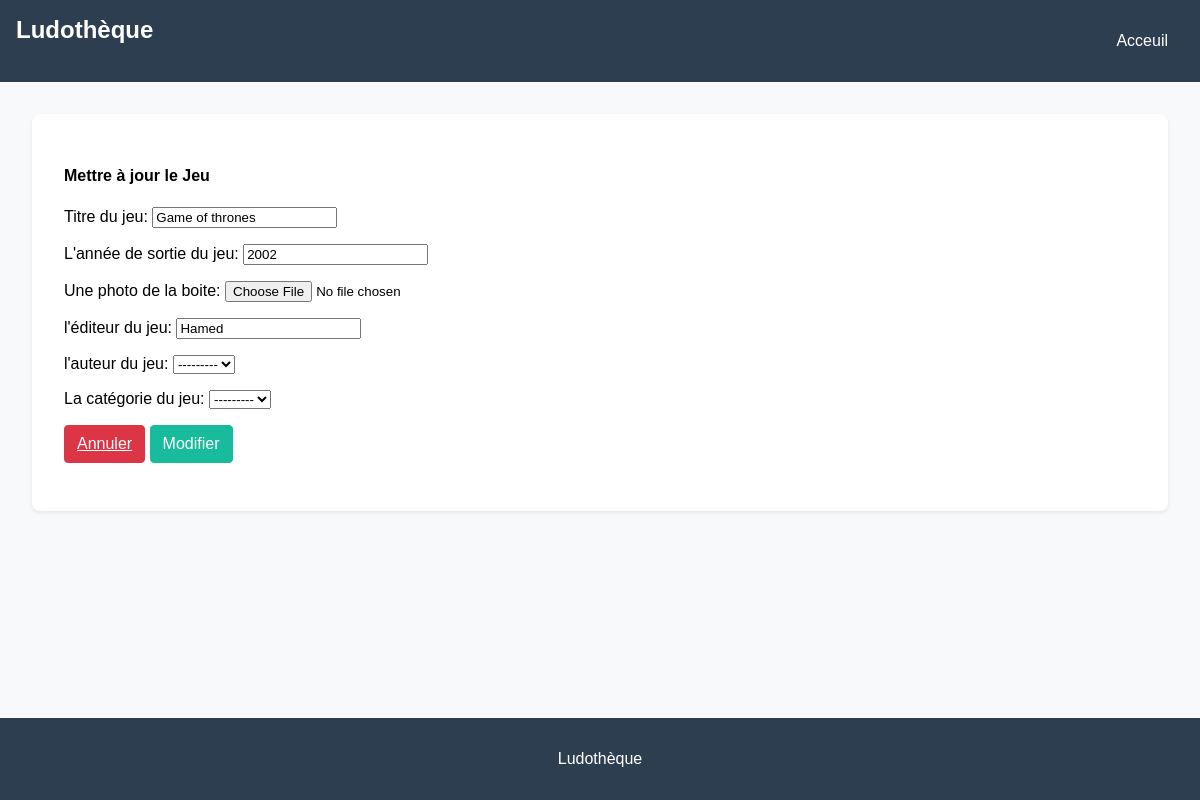
The page /jeux/update/1/ on the database as committed earlier.
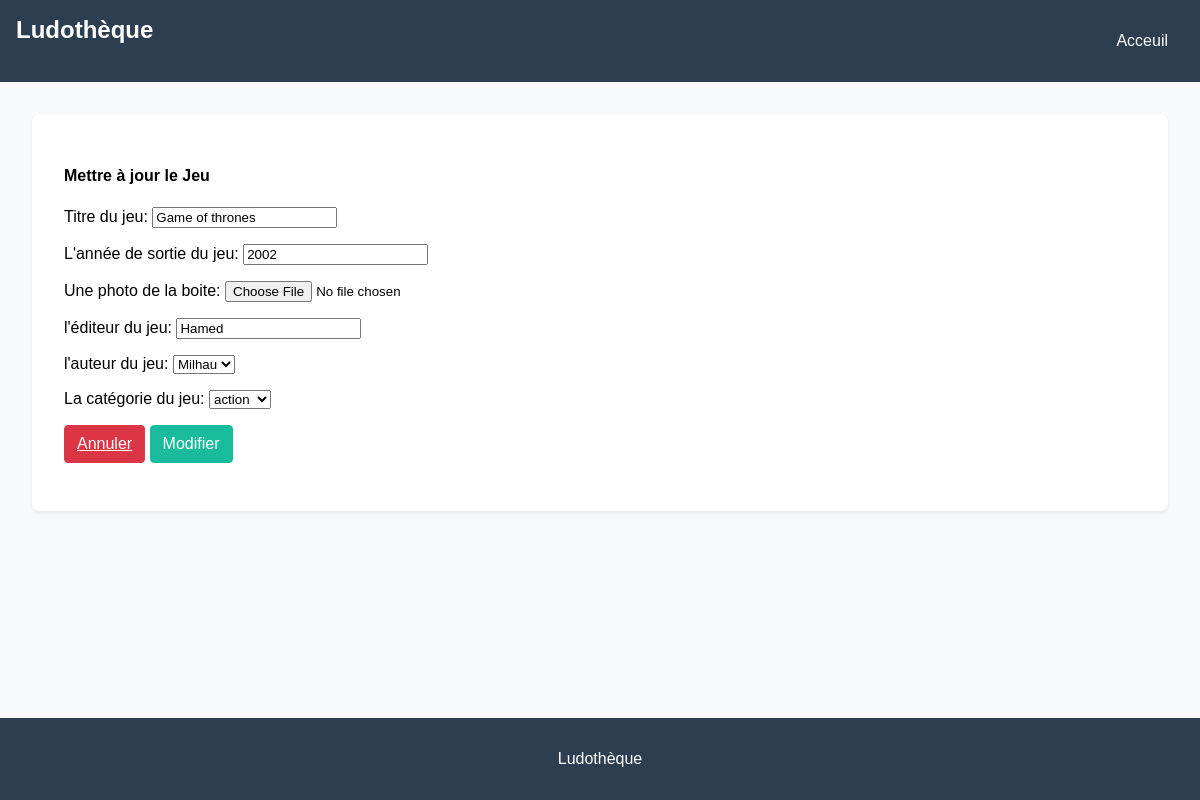
The same page on the database as committed later.
### myapp/models.py (models this page shows, shortened)
class Jeu(models.Model):
    titre = models.CharField(max_length=200)
    annee_sortie = models.IntegerField(default=2000)
    photo_boite = models.ImageField(upload_to='photo_boite', blank=True, null=True)
    editeur = models.CharField(max_length=200)
    auteur = models.ForeignKey(Auteur, on_delete=models.CASCADE, blank=True, null=True)
    categorie = models.ForeignKey(Categorie, on_delete=models.CASCADE, blank=True, null=True)

### myapp/views.py (the view)
# urls.py: path('jeux/update/<int:id>/', views.jeu_update, name='update_jeu'),
def jeu_update(request, id):
    jeu = get_object_or_404(Jeu, pk=id)
    if request.method == 'POST':
        form = JeuForm(request.POST, request.FILES ,instance=jeu)
        if form.is_valid():
            form.save()
            return redirect('jeu-liste')
    else:
        form = JeuForm(instance=jeu)
    return render(request, 'jeu/jeu_update.html', {'form': form})

### myapp/forms.py
class JeuForm(forms.ModelForm):
    class Meta:
        model = Jeu
        fields = ['titre', 'annee_sortie', 'photo_boite', 'editeur', 'auteur', 'categorie']
        labels = {
            'titre': ('Titre du jeu'),
            'annee_sortie':("L'année de sortie du jeu"),
            'photo_boite':("Une photo de la boite"),
            'editeur':("l'éditeur du jeu"),
            'auteur': ("l'auteur du jeu"),
            'categorie': ("La catégorie du jeu"),
        }

### myapp/models.py (called while the page is built)
    def __str__(self):
        return self.nom

    def __str__(self):
        return self.nom

### myapp/templates/jeu/jeu_update.html (shortened to what this page needs)
{% extends "base.html" %}
{% block content %}
<div class="card-body">
    <h4>Mettre à jour le Jeu</h4>
    <form method="post" enctype="multipart/form-data">
        {{ form.as_p }}
      <section class="table">
            <a type="button" class="btn btn-danger" href="{% url 'jeu-liste' %}">Annuler</a>
            <button type="submit" class="btn btn-success">Modifier</button>
       </section>
    </form>
</div>
{% endblock %}

Rows that differ between the two databases and show on the page:
changed Jeu "Game of thrones": auteur "---------" → "Milhau"; categorie "---------" → "action"
